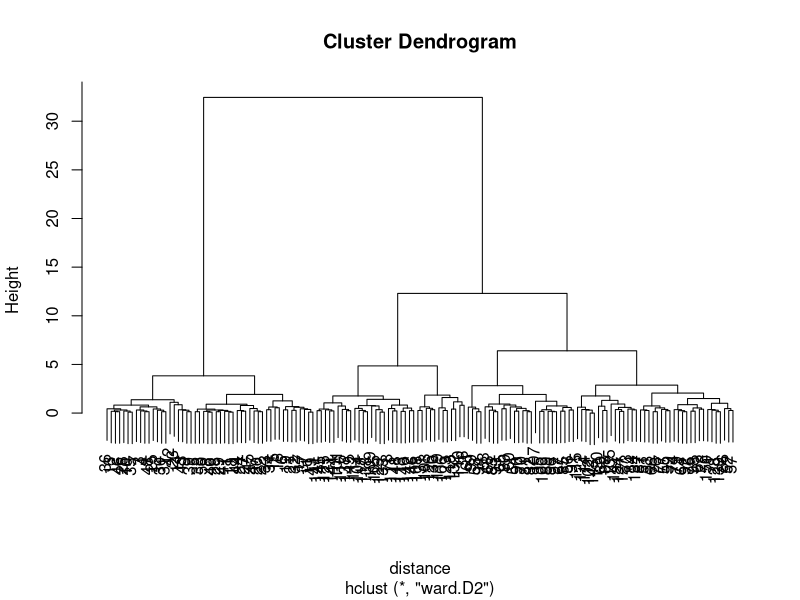

The R source for this figure:
# https://qiita.com/Haruka-Ogawa/items/fcda36cc9060ba851225

data <- iris[,1:4]
distance <- dist(data)
hc <- hclust(distance, method = "ward.D2")

plot(hc)

result <- cutree(hc,k=3)

answer <- iris[,5]
table <- table(answer, result)

print(table)